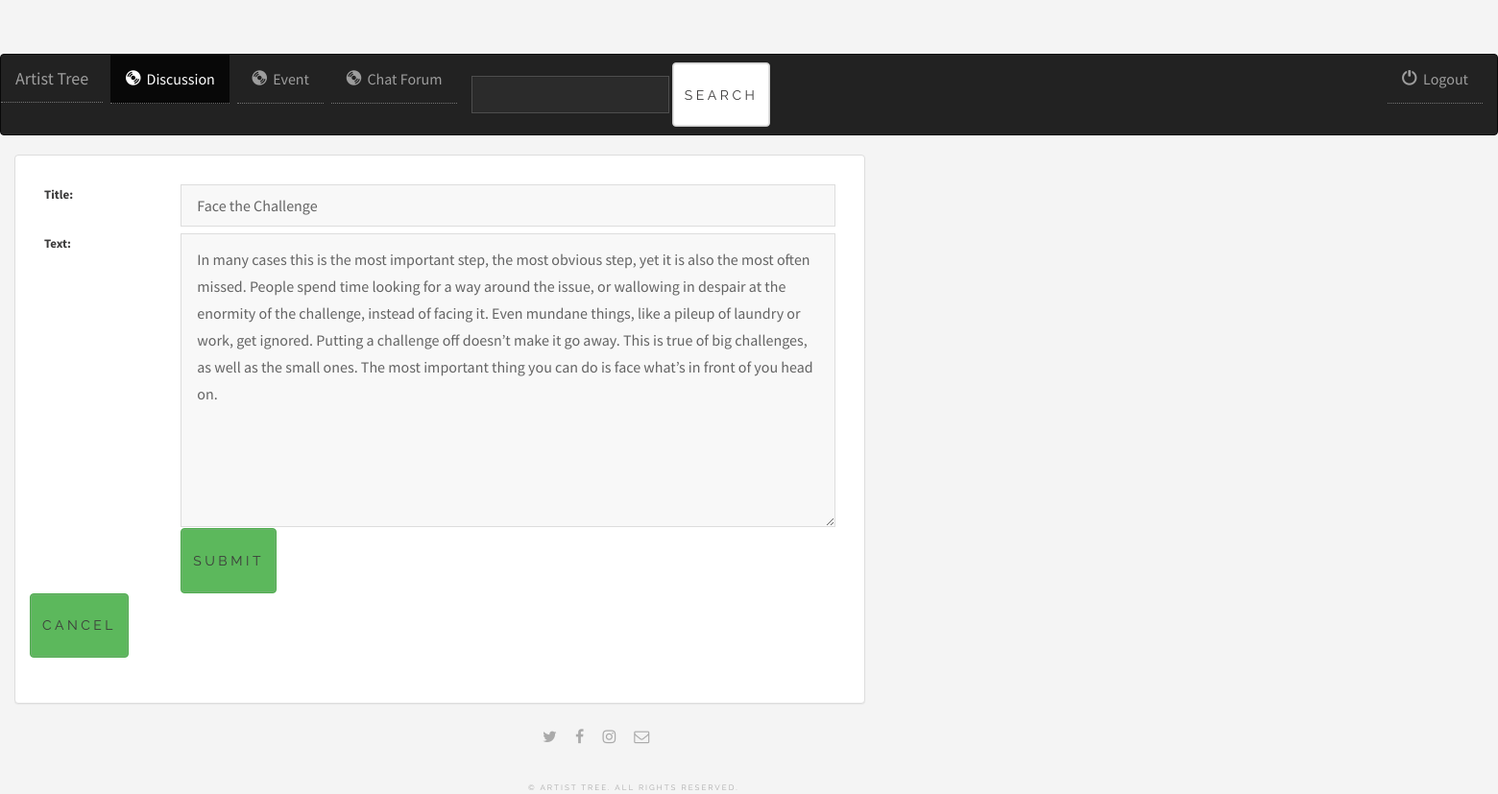
/artisttree/post/1/edit/, run on the app's committed database.
### artisttree/models.py (models this page shows, shortened)
class Post(models.Model):
    user = models.ForeignKey(User,related_name='user', on_delete=models.CASCADE)
    title = models.CharField(max_length=200)
    text = models.TextField()
    likes = models.IntegerField(default=False)
    date_posted = models.DateField(auto_now=True)
    time_posted = models.TimeField(auto_now=True)

### artisttree/views.py (the view)
# urls.py: url(r'^post/(?P<postdetail_id>[0-9]+)/edit/$', views.update_post, name='update_post'),
def update_post(request,postdetail_id=None):
    instance = get_object_or_404(Post,id=postdetail_id)
    form = PostForm(request.POST or None,instance=instance)
    if form.is_valid():
        instance=form.save(commit=False)
        instance.save()
        return HttpResponseRedirect('/artisttree/all')
    context = {
        'form': form,
        'instance':instance,
    }
    return render(request, 'artisttree/create_post.html', context)

### artisttree/forms.py
class PostForm(forms.ModelForm):
    class Meta:
        model=Post
        fields=['title','text']

### artisttree/templates/artisttree/create_post.html (shortened to what this page needs)
{% extends 'artisttree/base.html' %}
{% block post_active %}active{% endblock %}
{% block body %}
<div class="container-fluid">
    <div class="row">
        <div class="col-sm-12 col-md-7">
            <div class="panel panel-default">
                <div class="panel-body">
                    <form action ="" method="post">
                        {% include 'artisttree/form_template.html' %}
                        <div class="form-group">
                            <div class="col-sm-offset-2 col-sm-10">
                                <button type="submit" class="btn btn-success">Submit</button>
                            </div>
                        </div>
                    </form>
                    <br/>
                    <form action="/artisttree/all">
                        <div postclass="col-sm-offset-2 col-sm-10">
                                <button type="submit" class="btn btn-success">Cancel</button>
                        </div>
                    </form>
                </div>
            </div>
        </div>
    </div>
    </div>
{% endblock %}

### artisttree/templates/artisttree/form_template.html (shortened to what this page needs)
{% for field in form %}
    <div class="form-group">
        <label class="control-label col-sm-2" for="song_title">{{ field.label_tag }}</label>
        <div class="col-sm-10">{{ field }}</div>
         <div class="col-sm-offset-2 col-sm-10">
         </div>
    </div>
{% endfor %}

### artisttree/static/css/main (2).css (style rules this page uses)
html, body, div, span, applet, object, iframe, h1, h2, h3, h4, h5, h6, p, blockquote, pre, a, abbr, acronym, address, big, cite, code, del, dfn, em, img, ins, kbd, q, s, samp, small, strike, strong, sub, sup, tt, var, b, u, i, center, dl, dt, dd, ol, ul, li, fieldset, form, label, legend, table, caption, tbody, tfoot, thead, tr, th, td, article, aside, canvas, details, embed, figure, figcaption, footer, header, hgroup, menu, nav, output, ruby, section, summary, time, mark, audio, video { margin: 0; padding: 0; border: 0; font-size: 100%; font: inherit; vertical-align: baseline; }
body { line-height: 1; }
body { -webkit-text-size-adjust: none; }
*, *:before, *:after { -moz-box-sizing: border-box; -webkit-box-sizing: border-box; box-sizing: border-box; }
.row { border-bottom: solid 1px transparent; -moz-box-sizing: border-box; -webkit-box-sizing: border-box; box-sizing: border-box; }
.row > * { float: left; -moz-box-sizing: border-box; -webkit-box-sizing: border-box; box-sizing: border-box; }
.row:after, .row:before { content: ''; display: block; clear: both; height: 0; }
.row > * { padding: 0 0 0 1em; }
.row { margin: 0 0 -1px -1em; }
@media screen and (max-width: 1680px) { .row > * { padding: 0 0 0 1em; } }
@media screen and (max-width: 1680px) { .row { margin: 0 0 -1px -1em; } }
body { -ms-overflow-style: scrollbar; }
body { background: #f4f4f4; }
body, input, select, textarea { color: #646464; font-family: "Source Sans Pro", Helvetica, sans-serif; font-size: 14pt; font-weight: 400; line-height: 1.75; }
@media screen and (max-width: 1680px) { body, input, select, textarea { font-size: 12pt; } }
input[type="submit"], input[type="reset"], input[type="button"], button, .button { -moz-appearance: none; -webkit-appearance: none; -ms-appearance: none; appearance: none; -moz-transition: background-color 0.2s ease, box-shadow 0.2s ease, color 0.2s ease; -webkit-transition: background-color 0.2s ease, box-shadow 0.2s ease, color 0.2s ease; -ms-transition: background-color 0.2s ease, box-shadow 0.2s ease, color 0.2s ease; transition: background-color 0.2s ease, box-shadow 0.2s ease, color 0.2s ease; background-color: transparent; border: 0; box-shadow: inset 0 0 0 1px rgba(160, 160, 160, 0.3); color: #3c3b3b !important; cursor: pointer; display: inline-block; font-family: "Raleway", Helvetica, sans-serif; font-size: 0.6em; font-weight: 800; height: 4.8125em; letter-spacing: 0.25em; line-height: 4.8125em; padding: 0 2.5em; text-align: center; text-decoration: none; text-transform: uppercase; white-space: nowrap; }
input[type="submit"]:before, input[type="submit"]:after, input[type="reset"]:before, input[type="reset"]:after, input[type="button"]:before, input[type="button"]:after, button:before, button:after, .button:before, .button:after { color: #aaaaaa; position: relative; }
input[type="submit"]:before, input[type="reset"]:before, input[type="button"]:before, button:before, .button:before { left: -1em; padding: 0 0 0 0.75em; }
input[type="submit"]:after, input[type="reset"]:after, input[type="button"]:after, button:after, .button:after { left: 1em; padding: 0 0.75em 0 0; }
form { margin: 0 0 2em 0; }
label { color: #3c3b3b; display: block; font-size: 0.9em; font-weight: 700; margin: 0 0 1em 0; }
input[type="text"], input[type="password"], input[type="email"], input[type="tel"], select, textarea { -moz-appearance: none; -webkit-appearance: none; -ms-appearance: none; appearance: none; background: rgba(160, 160, 160, 0.075); border: none; border: solid 1px rgba(160, 160, 160, 0.3); border-radius: 0; color: inherit; display: block; outline: 0; padding: 0 1em; text-decoration: none; width: 100%; }
input[type="text"], input[type="password"], input[type="email"], select { height: 2.75em; }
textarea { padding: 0.75em 1em; }
body { padding-top: 3.5em; }

### data on the page
Post: form "Face the Challenge" "In many cases this is the most important step, the most obvious step, yet it is also the most often missed. People spend time looking for a way around the issue, or wallowing in despair at the enormity of the challenge, instead of facing it. Even mundane things, like a pileup of laundry or work, get ignored. Putting a challenge off doesn’t make it go away. This is true of big challenges, as well as the small ones. The most important thing you can do is face what’s in front of you head on."

### other printed values
{{ field.label_tag }} "Title:" "Text:"
